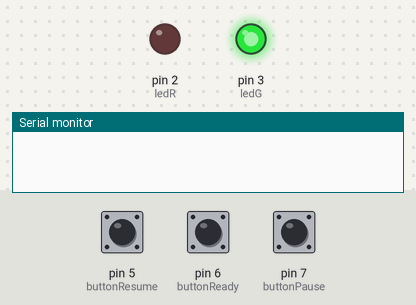
A sketch run on a simulated Arduino Uno, built with avr-gcc and run on an emulated ATmega328P. Shown: output pins drawn as LEDs (lit = HIGH), the last lines printed to the serial monitor. The test bench sets the inputs (shaded band); at power-on: pin 7 (buttonPause) LOW, pin 6 (buttonReady) LOW, pin 5 (buttonResume) LOW.

Above: at 1.2 s.
1.3 s: pin 7 (buttonPause) pulled HIGH for 0.15 s
At 1.9 s:
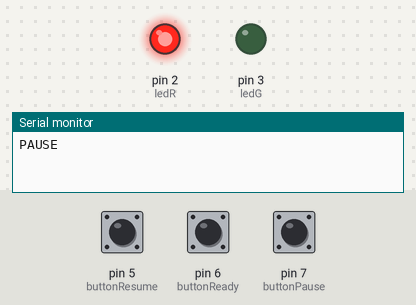
2.9 s: pin 6 (buttonReady) pulled HIGH for 0.15 s
At 3.2 s:
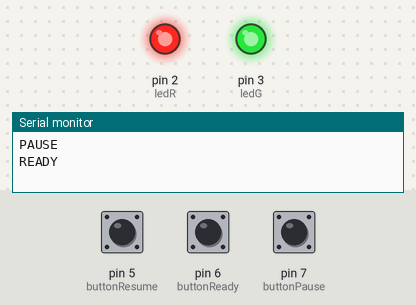
Timing chart, 0 to 5.9 s (numbered marks = the images above; inputs shaded):
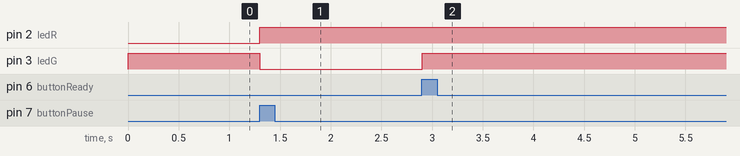

Measured:
- after the input at 1.3 s, pin 2 (ledR): LOW → HIGH at once; pin 3 (ledG): HIGH → LOW at once
- after the input at 2.9 s, pin 3 (ledG): LOW → HIGH at once

The sketch:

Arduino_code.ino
```cpp
// --- Pin setup ---
const int buttonPause = 7;    // Red button
const int buttonReady = 6;    // Yellow button
const int buttonResume = 5;   // Green button

const int ledR = 2;
const int ledG = 3;

bool paused = false;
bool ready = false;

void setup() {
  Serial.begin(9600);
  pinMode(buttonPause, INPUT);
  pinMode(buttonReady, INPUT);
  pinMode(buttonResume, INPUT);
  pinMode(ledR, OUTPUT);
  pinMode(ledG, OUTPUT);
  setLED(0, 255);
}

void loop() {
  if (paused == false &&digitalRead(buttonPause) == HIGH) {
    paused = true;
    ready = false;
    Serial.println("PAUSE");
    setLED(255, 0); // Red
    delay(300);
  }

  if (paused && digitalRead(buttonReady) == HIGH) {
    ready = true;
    Serial.println("READY");
    setLED(200, 255); // Yellow
    delay(300);
  }

  if (paused && ready && digitalRead(buttonResume) == HIGH) {
    paused = false;
    ready = false;
    Serial.println("RESUME");
    setLED(0, 255); // Green
    delay(300);
  }

  delay(50);
}

void setLED(int r, int g) {
  analogWrite(ledR, r);
  analogWrite(ledG, g);
}
```
